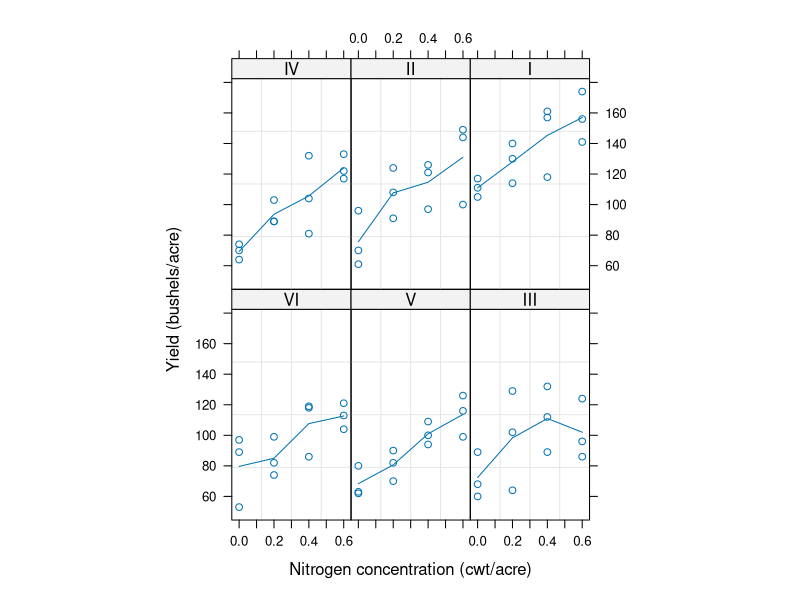

Source code (R):
setwd("C:\\Users\\HP\\OneDrive\\Documents\\R\\trial")


library(nlme)

data("Oats")
head(Oats)
str(Oats)
plot(Oats)

# classical linear model, without random factors
model = lm( yield ~ Variety*nitro, data = Oats)
summary(model)
anova(model)

# for mixed model, use "lme" function
model1 = lme (yield ~ Variety*nitro, data = Oats, random = ~1|Block/ Variety/nitro)
 # in the above case, the model is saturated with random factors, so remove subplot
#level random factor, ie.e nitro)

model1 = lme(yield ~ Variety*nitro, data = Oats, random = ~1|Block/Variety)
summary(model1)
